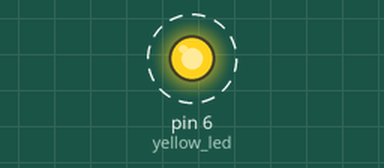
The sketch below on a simulated Arduino Uno, built with avr-gcc and run on an emulated ATmega328P. Shown: output pins drawn as LEDs (lit = HIGH). Dashed ring = blinking.

Above: at 0.5 s.
Timing chart, 0 to 4.6 s (numbered marks = the images above):
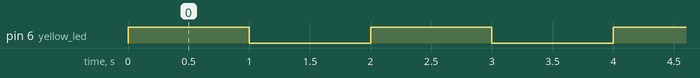

Measured:
- by itself, pin 6 (yellow_led): alternates HIGH for 1.0 s and LOW for 1.0 s

The sketch:

light_sensor_001.ino
```cpp
int yellow_led = 6;

void setup() {
  // put your setup code here, to run once:
  pinMode(yellow_led, OUTPUT);
}

void loop() {
  // put your main code here, to run repeatedly:
  light(yellow_led, 1000);
}

void light(int led, int interval) {
  digitalWrite(led, HIGH);
  delay(interval);
  digitalWrite(led, LOW);
  delay(interval);
}
```
